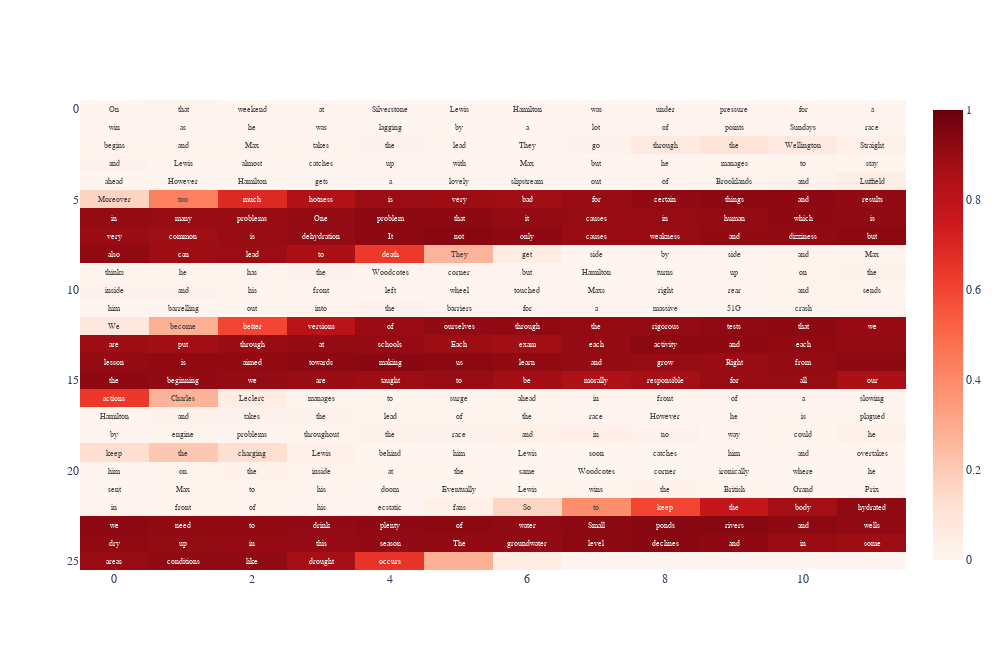

This figure's notebook cell:
### Code cell
fig.show() # Hover over the plagiarised portions to see the source

### Figure 1 — Plotly figure (JSON) as saved in the notebook; plotly's stock layout.template omitted (floating-point values rounded to 4 significant figures; data arrays with more than 128 entries replaced by an {"elided": "..."} marker saying what was removed)
{"data": [{"colorscale": [[0, "rgb(255,245,240)"], [0.125, "rgb(254,224,210)"], [0.25, "rgb(252,187,161)"], [0.375, "rgb(252,146,114)"], [0.5, "rgb(251,106,74)"], [0.625, "rgb(239,59,44)"], [0.75, "rgb(203,24,29)"], [0.875, "rgb(165,15,21)"], [1, "rgb(103,0,13)"]], "customdata": {"elided": "26x12 str values"}, "dx": 1, "hovertemplate": "%{customdata} <br><b>Score:%{z:.3f}<extra></extra>", "text": {"elided": "26 rows, 309 str values in total"}, "textfont": {"size": 8}, "texttemplate": "%{text}", "type": "heatmap", "x0": 0, "z": {"elided": "26x12 float values"}, "zmax": 1, "zmin": 0}], "layout": {"font": {"family": "sans-serif"}, "height": 650, "width": 1000, "yaxis": {"autorange": "reversed"}}}
